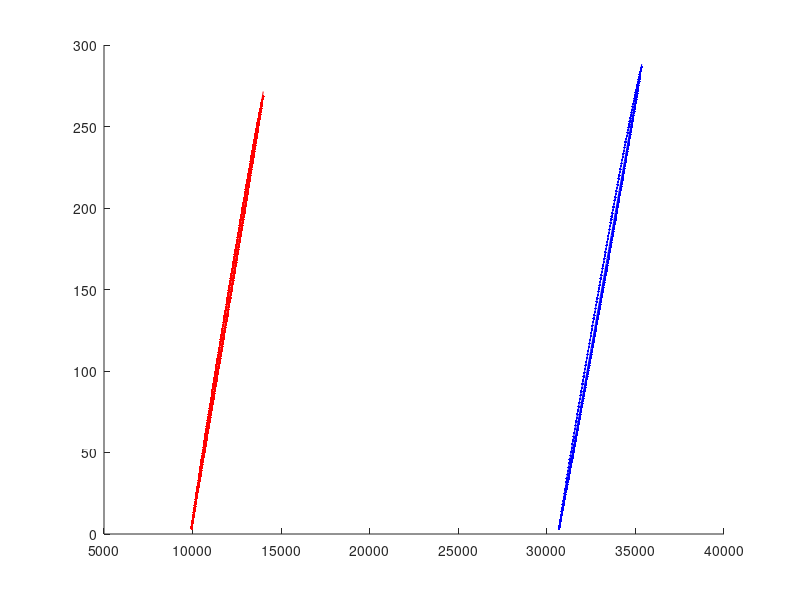

Reproduce this figure in MATLAB.
clc;clear;fclose('all');close all

data3 = dlmread(...
  'Figure 2 - engineering stress and extensometer strain microstrain.csv'...
  ,',',1,0);

data3 = data3(:,[2 1]);

%plot(data3(:,2),data3(:,1),'b.-');

data3_1 = data3(847:1349,:);
data3_2 = data3(1967:2380,:);

hold on
plot(data3_1(:,2),data3_1(:,1),'r.-');
plot(data3_2(:,2),data3_2(:,1),'b.-');

coeff1 = polyfit(data3_1(:,2),data3_1(:,1),1);
coeff2 = polyfit(data3_2(:,2),data3_2(:,1),1);
stiffness1 = coeff1(1)*1e6
stiffness2 = coeff2(1)*1e6

t1 = linspace(min(data3_1(:,2)),max(data3_1(:,2)),101);
y1 = polyval(coeff1,t1);
t2 = linspace(min(data3_2(:,2)),max(data3_2(:,2)),101);
y2 = polyval(coeff2,t2);

plot(t1,y1,'r-')
plot(t2,y2,'b-')

% bullshit final length after fracture: 2.2945